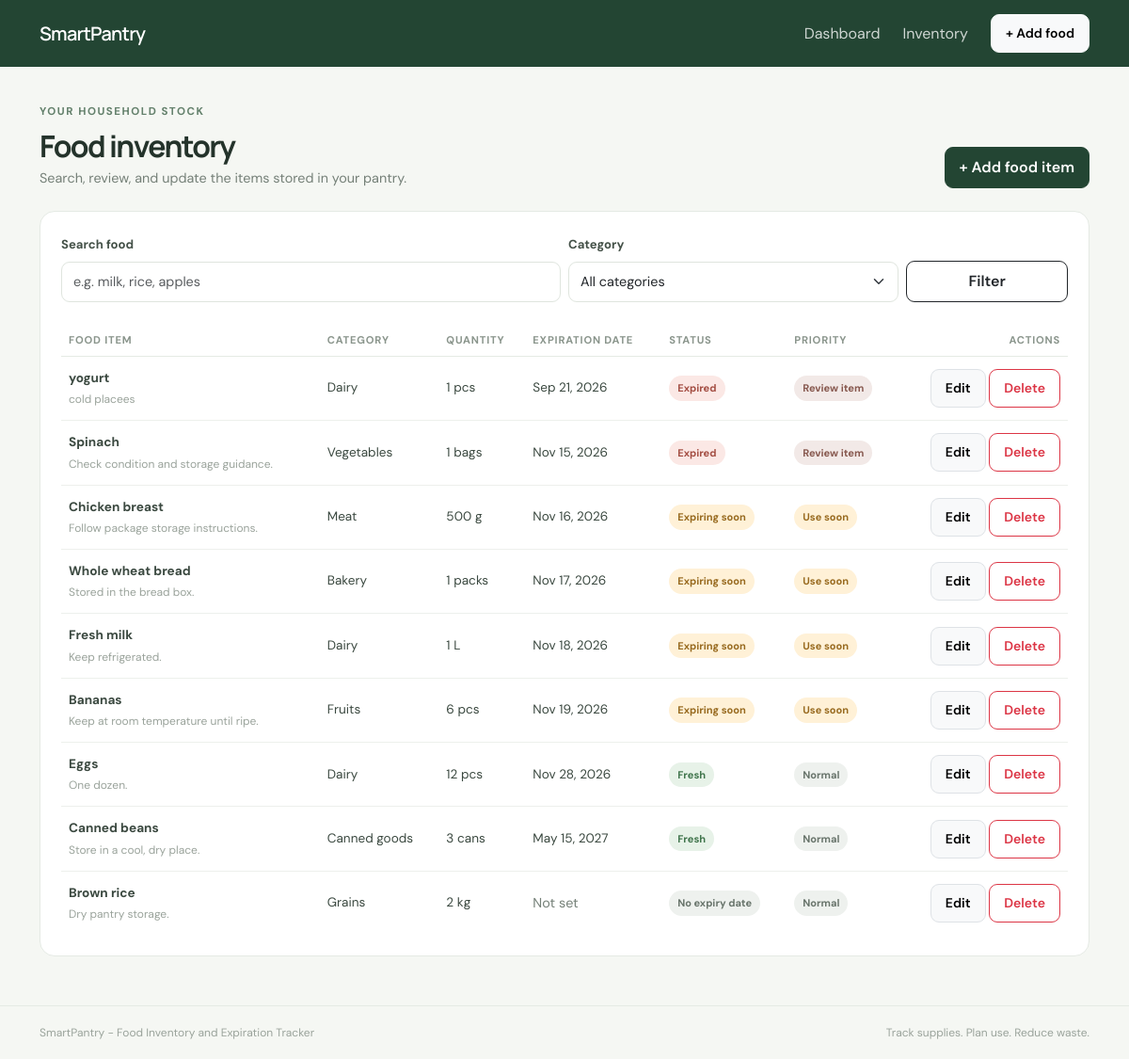
Page /inventory on the committed database.
### tables this page shows
CREATE TABLE food_items (
    id INTEGER PRIMARY KEY AUTOINCREMENT,
    name TEXT NOT NULL,
    category TEXT NOT NULL,
    quantity REAL NOT NULL CHECK (quantity > 0),
    unit TEXT NOT NULL,
    purchase_date TEXT NOT NULL,
    expiry_date TEXT,
    notes TEXT NOT NULL DEFAULT '',
    created_at TEXT NOT NULL DEFAULT CURRENT_TIMESTAMP,
    updated_at TEXT NOT NULL DEFAULT CURRENT_TIMESTAMP
);

### app/routes.py (the view)
@main_bp.route("/inventory")
def inventory():
    search = request.args.get("q", "").strip()
    category = request.args.get("category", "").strip()
    item_views = get_service().get_item_views(search=search, category=category)
    return render_template(
        "inventory.html",
        item_views=item_views,
        categories=CATEGORIES,
        search=search,
        selected_category=category,
    )

### app/data/database.py (called while the page is built)
def connect_db(database_path):
    connection = sqlite3.connect(database_path)
    connection.row_factory = sqlite3.Row
    connection.execute("PRAGMA foreign_keys = ON")
    return connection

### app/data/pantry_repository.py (called while the page is built)
    @contextmanager
    def _connection(self):
        connection = connect_db(self.database_path)
        try:
            yield connection
            connection.commit()
        except Exception:
            connection.rollback()
            raise
        finally:
            connection.close()

    def list_items(self, search="", category=""):
        query = "SELECT * FROM food_items WHERE 1 = 1"
        values = []
        if search:
            query += " AND name LIKE ?"
            values.append(f"%{search}%")
        if category:
            query += " AND category = ?"
            values.append(category)
        query += " ORDER BY expiry_date IS NULL, expiry_date ASC, name COLLATE NOCASE"
        with self._connection() as connection:
            rows = connection.execute(query, values).fetchall()
        return [FoodItem.from_row(row) for row in rows]

### app/logic/prolog_engine.py (called while the page is built, shortened)
    def classify_many(self, day_values):
        if not day_values:
            return []
        if not self.executable:
            return [self._fallback_result(days) for days in day_values]

    @staticmethod
    def _fallback_result(days):
        status, priority = fallback_classification(days)
        return LogicResult(status, priority, "Python fallback")

### app/models/food_item.py (called while the page is built)
    @classmethod
    def from_row(cls, row):
        expiry_value = row["expiry_date"]
        return cls(
            id=row["id"],
            name=row["name"],
            category=row["category"],
            quantity=float(row["quantity"]),
            unit=row["unit"],
            purchase_date=date.fromisoformat(row["purchase_date"]),
            expiry_date=date.fromisoformat(expiry_value) if expiry_value else None,
            notes=row["notes"] or "",
        )

### app/routes.py (called while the page is built)
def get_service():
    repository = PantryRepository(current_app.config["DATABASE_PATH"])
    rules_path = Path(__file__).resolve().parent / "logic" / "pantry_rules.pl"
    logic_engine = PrologEngine(rules_path=rules_path)
    return PantryService(repository, logic_engine)

### app/services/functional_rules.py (called while the page is built)
def days_until_expiry(expiry_date, today=None):
    if expiry_date is None:
        return None
    reference_date = today or date.today()
    return (expiry_date - reference_date).days

### app/templates/inventory.html (shortened to what this page needs)
{% extends "base.html" %}
{% block content %}
<div class="page-heading d-flex flex-wrap justify-content-between align-items-end gap-3 mb-4">
    <div>
        <p class="eyebrow">YOUR HOUSEHOLD STOCK</p>
        <h1 class="section-heading mb-1">Food inventory</h1>
        <p class="muted-copy mb-0">Search, review, and update the items stored in your pantry.</p>
    </div>
    <a class="btn btn-dark" href="{{ url_for('main.create_item') }}">+ Add food item</a>
</div>
<section class="content-card">
    <form method="get" action="{{ url_for('main.inventory') }}" class="row g-2 align-items-end mb-4">
        <div class="col-md-6">
            <label class="form-label" for="q">Search food</label>
            <input class="form-control" type="search" id="q" name="q" value="{{ search }}" placeholder="e.g. milk, rice, apples">
        </div>
        <div class="col-md-4">
            <label class="form-label" for="category">Category</label>
            <select class="form-select" id="category" name="category">
                <option value="">All categories</option>
            </select>
        </div>
        <div class="col-md-2 d-grid">
            <button class="btn btn-outline-dark" type="submit">Filter</button>
        </div>
    </form>
    {% if item_views %}
        <div class="table-responsive">
            <table class="table align-middle app-table inventory-table mb-0">
                <thead><tr><th>Food item</th><th>Category</th><th>Quantity</th><th>Expiration date</th><th>Status</th><th>Priority</th><th class="text-end">Actions</th></tr></thead>
                <tbody>
                {% for view in item_views %}
                    <tr>
                        <td><strong>{{ view.item.name }}</strong>{% if view.item.notes %}<span class="d-block table-subtext">{{ view.item.notes }}</span>{% endif %}</td>
                        <td>{{ view.item.category }}</td>
                        <td>{{ '%g'|format(view.item.quantity) }} {{ view.item.unit }}</td>
                        <td>{% if view.item.expiry_date %}{{ view.item.expiry_date.strftime('%b %d, %Y') }}{% else %}<span class="muted-copy">Not set</span>{% endif %}</td>
                        <td><span class="status-pill {{ status_classes[view.expiry_status] }}">{{ status_labels[view.expiry_status] }}</span></td>
                        <td><span class="priority-pill {{ priority_classes[view.priority] }}">{{ priority_labels[view.priority] }}</span></td>
                        <td class="text-end text-nowrap">
                            <a class="btn btn-sm btn-light border" href="{{ url_for('main.edit_item', item_id=view.item.id) }}">Edit</a>
                            <form class="d-inline" method="post" action="{{ url_for('main.delete_item', item_id=view.item.id) }}" onsubmit="return confirm('Delete this pantry item?');">
                                <button class="btn btn-sm btn-outline-danger" type="submit">Delete</button>
                            </form>
                        </td>
                    </tr>
                {% endfor %}
                </tbody>
            </table>
        </div>
    {% endif %}
</section>
{% endblock %}

### app/static/css/style.css (style rules this page uses)
:root { --ink: #24332b; --muted: #758078; --green: #315b45; --green-dark: #234533; --paper: #f5f7f3; --line: #e5eae4; }
* { box-sizing: border-box; }
body { background: var(--paper); color: var(--ink); font-family: 'DM Sans', Arial, sans-serif; min-height: 100vh; }
h1, h2, h3, .navbar-brand { font-family: 'Manrope', 'DM Sans', sans-serif; }
.eyebrow { color: #63806b; font-size: .72rem; font-weight: 700; letter-spacing: .13em; margin-bottom: 9px; }
.section-heading { font-size: 2rem; font-weight: 700; letter-spacing: -.05em; }
.muted-copy { color: var(--muted); font-size: .9rem; }
.stat-card, .content-card { background: #fff; border: 1px solid var(--line); border-radius: 16px; }
.content-card { padding: 22px; }
.app-table thead th { color: #8a958c; border-bottom-color: var(--line); font-size: .7rem; font-weight: 700; letter-spacing: .07em; text-transform: uppercase; white-space: nowrap; }
.app-table tbody td { border-bottom-color: #edf0ec; color: #3b4940; font-size: .85rem; padding-top: 13px; padding-bottom: 13px; }
.app-table tbody tr:last-child td { border-bottom: 0; }
.table-subtext { color: #9aa39b; font-size: .75rem; margin-top: 3px; }
.status-pill { display: inline-block; border-radius: 999px; font-size: .69rem; font-weight: 700; padding: 5px 9px; white-space: nowrap; }
.status-expired { background: #fbe8e5; color: #a34d42; }
.status-soon { background: #fff1d7; color: #986a1f; }
.status-fresh { background: #e7f2e8; color: #3f744b; }
.status-neutral { background: #eef1ee; color: #68746b; }
.form-label { color: #445148; font-size: .82rem; font-weight: 700; }
.form-control, .form-select { border-color: #dfe5de; border-radius: 9px; min-height: 43px; font-size: .9rem; }
.btn { border-radius: 9px; font-weight: 600; padding: 9px 15px; }
.btn-dark { background: var(--green-dark); border-color: var(--green-dark); }
.page-heading { padding-top: 5px; }
.priority-pill { display: inline-block; border-radius: 999px; font-size: .69rem; font-weight: 700; padding: 5px 9px; white-space: nowrap; }
.priority-review { background: #f2e9e7; color: #87584e; }
.priority-high { background: #fff1d7; color: #986a1f; }
.priority-normal { background: #eef1ee; color: #68746b; }

### rows in the picture
food_items: item.name "yogurt", item.notes "cold placees", item.category "Dairy", item.quantity "1", item.unit "pcs"
food_items: item.name "Spinach", item.notes "Check condition and storage guidance.", item.category "Vegetables", item.quantity "1", item.unit "bags"
food_items: item.name "Chicken breast", item.notes "Follow package storage instructions.", item.category "Meat", item.quantity "500", item.unit "g"
food_items: item.name "Whole wheat bread", item.notes "Stored in the bread box.", item.category "Bakery", item.quantity "1", item.unit "packs"
food_items: item.name "Fresh milk", item.notes "Keep refrigerated.", item.category "Dairy", item.quantity "1", item.unit "L"
food_items: item.name "Bananas", item.notes "Keep at room temperature until ripe.", item.category "Fruits", item.quantity "6", item.unit "pcs"
food_items: item.name "Eggs", item.notes "One dozen.", item.category "Dairy", item.quantity "12", item.unit "pcs"
food_items: item.name "Canned beans", item.notes "Store in a cool, dry place.", item.category "Canned goods", item.quantity "3", item.unit "cans"
food_items: item.name "Brown rice", item.notes "Dry pantry storage.", item.category "Grains", item.quantity "2", item.unit "kg"

### other values in the picture
{{ view.item.expiry_date.strftime('%b %d, %Y') }} "Sep 21, 2026" "Nov 15, 2026" "Nov 16, 2026" "Nov 17, 2026" "Nov 18, 2026" "Nov 19, 2026" "Nov 28, 2026" "May 15, 2027"
{{ status_labels[view.expiry_status] }} "Expired" "Expired" "Expiring soon" "Expiring soon" "Expiring soon" "Expiring soon" "Fresh" "Fresh" "No expiry date"
{{ priority_labels[view.priority] }} "Review item" "Review item" "Use soon" "Use soon" "Use soon" "Use soon" "Normal" "Normal" "Normal"
